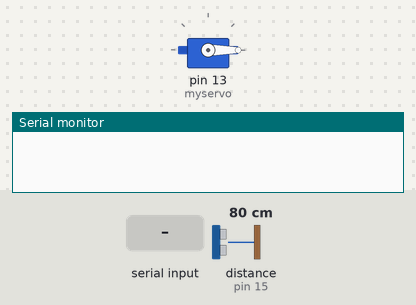
This sketch was run on a simulated Arduino Uno, built with avr-gcc and run on an emulated ATmega328P. On the bench: servo, the last lines printed to the serial monitor. The inputs (shaded band) are chosen by the test bench; at power-on: distance to the obstacle (sensor on pin 15) 80 cm. The echo pulse lasts 58.3 µs per cm.

Above: at 1.3 s.
1.4 s: "buka\n" received over Serial
At 6.5 s:
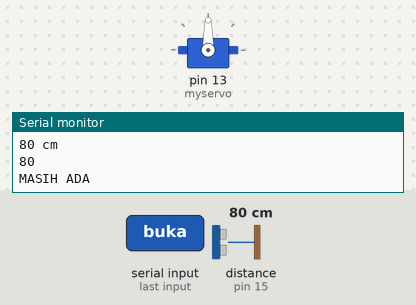
7.4 s: distance to the obstacle (sensor on pin 15) set to 95 cm
9.7 s: distance to the obstacle (sensor on pin 15) set to 104 cm
At 12.04 s:
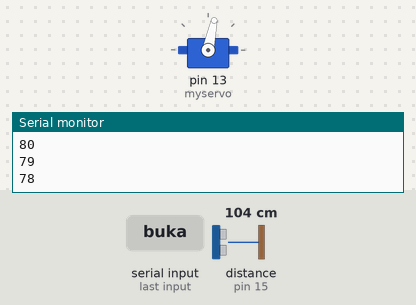
At 13.94 s:
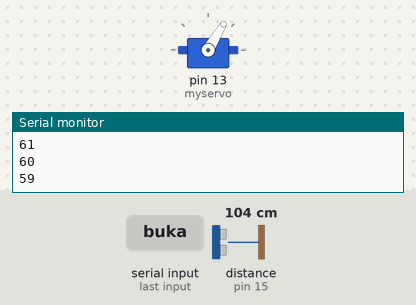
Timing chart, 0 to 18.7 s (numbered marks = the images above; inputs shaded):
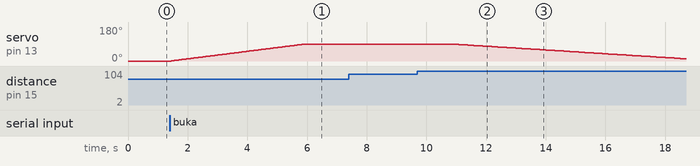

Measured:
- the behaviour switches between 99 and 100 cm on distance to the obstacle (sensor on pin 15) (found by bisection; images 1 and 2)
- after the input at 1.4 s, servo on pin 13 (myservo): moves from 0° to 90° over 4.5 s, starting after 0.05 s
- after the input at 9.7 s, servo on pin 13 (myservo): moves from 90° to 12° over 7.7 s, starting after 1.2 s

The sketch:

coba_loop_detektor.ino
```cpp
#include <Servo.h>

String Answer;
Servo myservo;              // The command variable that is sent to the client

int pos = 0;


//=================ULTRASONIK=======================
#define TRIGGER_PIN  0 //GPIO 0/ D8
#define ECHO_PIN     15 //GPIO 15/ D10
long duration, distance, jarak;
//==================================================


void setup() {
  Serial.begin(115200);
  delay(100);
  myservo.attach(13);
  //=======================ULTRASONIK=============================
  pinMode(TRIGGER_PIN, OUTPUT);
  pinMode(ECHO_PIN, INPUT);
  //==============================================================
  myservo.write(0);
}

void loop() {
  jarak = 400;
  while(Serial.available()==0);
  Answer = Serial.readStringUntil('\n');
  if (Answer == "buka"){
    Serial.println(Answer+" , Ganteng");
  }
  else{
    Serial.println(Answer+", wrong Answer");
  }
  Serial.println("BUKA");
  for (pos = 0; pos <= 90; pos += 1) {
    Serial.println(pos);
    myservo.write(pos);
    delay(50);
  }
  while (jarak > 100) {
    jarak = baca_jarak();
    Serial.println(jarak);
    Serial.println("DETEKSI 1");
    delay(50);
  }
  while (jarak < 100) {
    jarak = baca_jarak();
    Serial.println(jarak);
    Serial.println("MASIH ADA");
    delay(50);
  }
  Serial.println("TUTUP LAGI");
  delay(1000);
  for (pos = 90; pos >= 0; pos -= 1) {
    Serial.println(pos);
    myservo.write(pos);
    delay(100);
  }

}


long baca_jarak() {
  digitalWrite(TRIGGER_PIN, LOW);  // Added this line
  delayMicroseconds(2); // Added this line
  digitalWrite(TRIGGER_PIN, HIGH);
  delayMicroseconds(10); // Added this line
  digitalWrite(TRIGGER_PIN, LOW);
  duration = pulseIn(ECHO_PIN, HIGH);
  distance = (duration / 2) / 29.1;
  Serial.print(distance);
  Serial.println(" cm");

  return distance;
}
```
